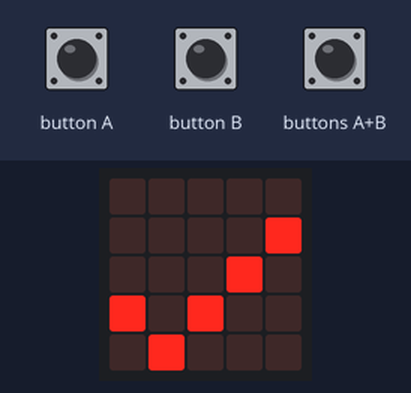
Bench run of a program on a simulated Calliope mini (MakeCode). Shown: the board's 5×5 LED display. The test bench sets the inputs (shaded band). Random numbers come from a fixed seed.

Above: at 1.8 s.
1.9 s: buttons A+B pressed for 0.15 s
At 3.1 s:
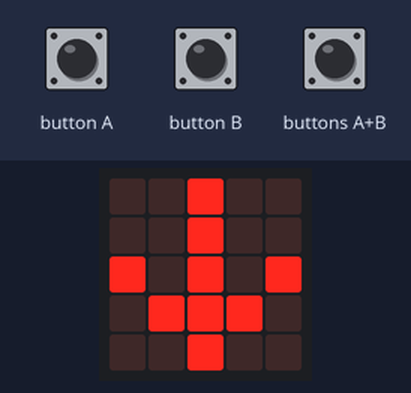
4.1 s: button A pressed for 0.15 s
At 5.4 s:
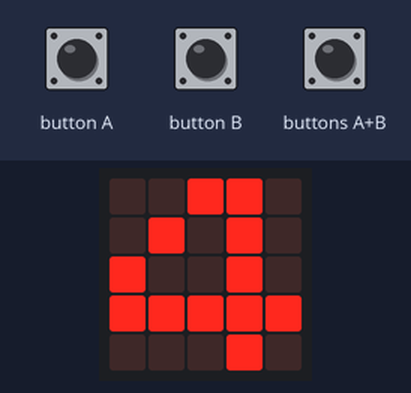
5.7 s: button B pressed for 0.15 s
At 6.8 s:
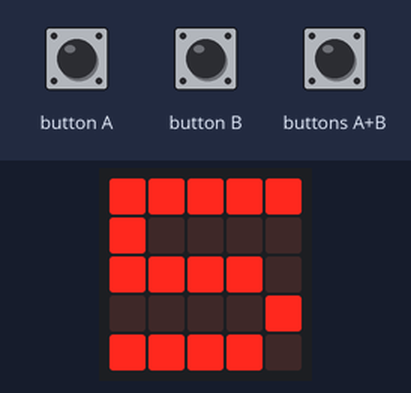
7.3 s: button B pressed for 0.15 s
At 8.0 s:
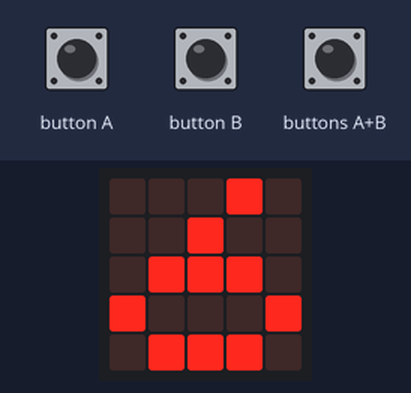
8.9 s: buttons A+B pressed for 1 s
At 10.3 s:
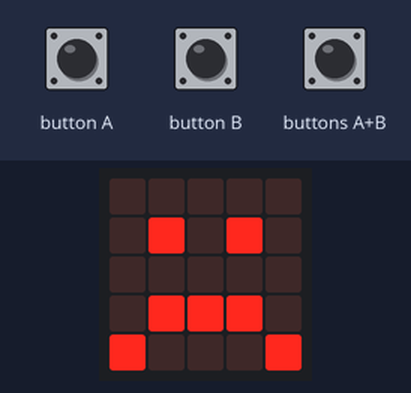
Timing chart, 0 to 11.9 s (numbered marks = the images above; inputs shaded):
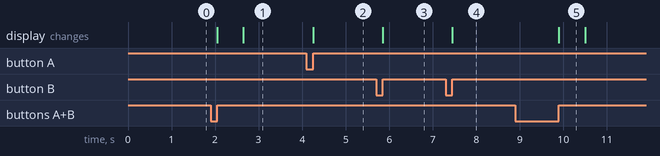

Measured:
- after the input at 1.9 s, the display: first changes after 0.15 s (image 1 shows a later state)
- after the input at 4.1 s, the display: changes after 0.15 s (image 2)
- after the input at 5.7 s, the display: changes after 0.15 s (image 3)
- after the input at 7.3 s, the display: changes after 0.15 s (image 4)
- after the input at 8.9 s, the display: changes after 1.0 s (image 5)
- what the display in image 5 shows lasts 0.6 s, from 9.9 s to 10.5 s

The program:

main.ts
```typescript
input.onButtonPressed(Button.A, function () {
    if (input.buttonIsPressed(Button.B) || zähler <= 1) {

    } else {
        zähler += -1
        basic.showNumber(zähler)
    }
})
input.onButtonPressed(Button.AB, function () {
    if (zähler == geheimzahl) {
        basic.showIcon(IconNames.Happy)
        basic.clearScreen()
        geheimzahl = randint(1, 6)
    } else {
        basic.showIcon(IconNames.Sad)
        basic.clearScreen()
        if (zähler < geheimzahl) {
            basic.showIcon(IconNames.ArrowNorth)
        } else {
            basic.showIcon(IconNames.ArrowSouth)
        }
    }
})
input.onButtonPressed(Button.B, function () {
    if (input.buttonIsPressed(Button.A) || zähler >= 6) {

    } else {
        zähler += 1
        basic.showNumber(zähler)
    }
})
let geheimzahl = 0
let zähler = 0
zähler = 5
geheimzahl = randint(1, 6)
basic.showIcon(IconNames.Yes)
```

test.ts
```typescript
// Hier kann man Tests durchführen; diese Datei wird nicht kompiliert, wenn dieses Paket als Erweiterung verwendet wird.
```
